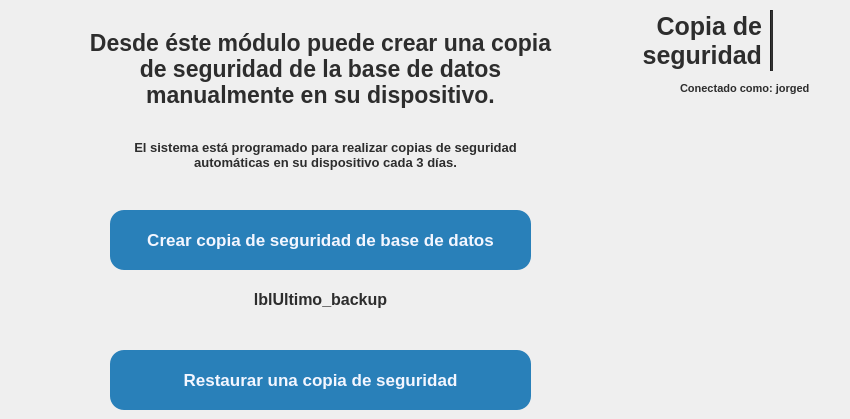
     <widget class="QWidget" name="copia_seguridad">
      <property name="maximumSize">
       <size>
        <width>16777215</width>
        <height>540</height>
       </size>
      </property>
      <widget class="Line" name="line_7">
       <property name="geometry">
        <rect>
         <x>770</x>
         <y>10</y>
         <width>3</width>
         <height>61</height>
        </rect>
       </property>
       <property name="minimumSize">
        <size>
         <width>3</width>
         <height>61</height>
        </size>
       </property>
       <property name="maximumSize">
        <size>
         <width>3</width>
         <height>61</height>
        </size>
       </property>
       <property name="styleSheet">
        <string notr="true">background-color: #2d2d2d;</string>
       </property>
       <property name="orientation">
        <enum>Qt::Orientation::Vertical</enum>
       </property>
      </widget>
      <widget class="QLabel" name="lblTitulo_backup">
       <property name="geometry">
        <rect>
         <x>631</x>
         <y>0</y>
         <width>131</width>
         <height>81</height>
        </rect>
       </property>
       <property name="font">
        <font>
         <family>Segoe UI</family>
         <pointsize>19</pointsize>
         <bold>true</bold>
        </font>
       </property>
       <property name="styleSheet">
        <string notr="true">color: #2d2d2d;
background-color: transparent;</string>
       </property>
       <property name="frameShape">
        <enum>QFrame::Shape::NoFrame</enum>
       </property>
       <property name="frameShadow">
        <enum>QFrame::Shadow::Plain</enum>
       </property>
       <property name="text">
        <string>Copia de seguridad</string>
       </property>
       <property name="scaledContents">
        <bool>false</bool>
       </property>
       <property name="alignment">
        <set>Qt::AlignmentFlag::AlignRight|Qt::AlignmentFlag::AlignTrailing|Qt::AlignmentFlag::AlignVCenter</set>
       </property>
       <property name="wordWrap">
        <bool>true</bool>
       </property>
       <property name="indent">
        <number>0</number>
       </property>
      </widget>
      <widget class="QLabel" name="lblLogo_backup">
       <property name="geometry">
        <rect>
         <x>780</x>
         <y>10</y>
         <width>51</width>
         <height>61</height>
        </rect>
       </property>
       <property name="minimumSize">
        <size>
         <width>50</width>
         <height>50</height>
        </size>
       </property>
       <property name="maximumSize">
        <size>
         <width>130</width>
         <height>70</height>
        </size>
       </property>
       <property name="text">
        <string/>
       </property>
       <property name="pixmap">
        <pixmap resource="../icons/resources_ui.qrc">:/logos/logo_escuela_sinFondo.png</pixmap>
       </property>
       <property name="scaledContents">
        <bool>true</bool>
       </property>
      </widget>
      <widget class="QLabel" name="lblTitulo_logo_emple_7">
       <property name="geometry">
        <rect>
         <x>80</x>
         <y>30</y>
         <width>481</width>
         <height>101</height>
        </rect>
       </property>
       <property name="font">
        <font>
         <family>Segoe UI</family>
         <pointsize>17</pointsize>
         <bold>true</bold>
        </font>
       </property>
       <property name="styleSheet">
        <string notr="true">color: #2d2d2d</string>
       </property>
       <property name="frameShape">
        <enum>QFrame::Shape::NoFrame</enum>
       </property>
       <property name="frameShadow">
        <enum>QFrame::Shadow::Plain</enum>
       </property>
       <property name="text">
        <string>Desde éste módulo puede crear una copia de seguridad de la base de datos manualmente en su dispositivo.</string>
       </property>
       <property name="scaledContents">
        <bool>false</bool>
       </property>
       <property name="alignment">
        <set>Qt::AlignmentFlag::AlignHCenter|Qt::AlignmentFlag::AlignTop</set>
       </property>
       <property name="wordWrap">
        <bool>true</bool>
       </property>
       <property name="indent">
        <number>0</number>
       </property>
      </widget>
      <widget class="QLabel" name="lblTitulo_logo_emple_8">
       <property name="geometry">
        <rect>
         <x>130</x>
         <y>140</y>
         <width>391</width>
         <height>51</height>
        </rect>
       </property>
       <property name="font">
        <font>
         <family>Segoe UI</family>
         <pointsize>10</pointsize>
         <bold>true</bold>
        </font>
       </property>
       <property name="styleSheet">
        <string notr="true">color: #2d2d2d</string>
       </property>
       <property name="frameShape">
        <enum>QFrame::Shape::NoFrame</enum>
       </property>
       <property name="frameShadow">
        <enum>QFrame::Shadow::Plain</enum>
       </property>
       <property name="text">
        <string>El sistema está programado para realizar copias de seguridad automáticas en su dispositivo cada 3 días.</string>
       </property>
       <property name="scaledContents">
        <bool>false</bool>
       </property>
       <property name="alignment">
        <set>Qt::AlignmentFlag::AlignHCenter|Qt::AlignmentFlag::AlignTop</set>
       </property>
       <property name="wordWrap">
        <bool>true</bool>
       </property>
       <property name="indent">
        <number>0</number>
       </property>
      </widget>
      <widget class="QPushButton" name="btnBackup_manual">
       <property name="geometry">
        <rect>
         <x>110</x>
         <y>210</y>
         <width>421</width>
         <height>60</height>
        </rect>
       </property>
       <property name="sizePolicy">
        <sizepolicy hsizetype="Minimum" vsizetype="Fixed">
         <horstretch>0</horstretch>
         <verstretch>0</verstretch>
        </sizepolicy>
       </property>
       <property name="minimumSize">
        <size>
         <width>120</width>
         <height>40</height>
        </size>
       </property>
       <property name="maximumSize">
        <size>
         <width>500</width>
         <height>60</height>
        </size>
       </property>
       <property name="font">
        <font>
         <family>Segoe UI</family>
         <pointsize>13</pointsize>
         <bold>true</bold>
        </font>
       </property>
       <property name="cursor">
        <cursorShape>PointingHandCursor</cursorShape>
       </property>
       <property name="layoutDirection">
        <enum>Qt::LayoutDirection::LeftToRight</enum>
       </property>
       <property name="styleSheet">
        <string notr="true">QPushButton {
   background-color: #2980b9;
    color: #F3F6FF;
    border: none;
    padding: 8px 6px;
    border-radius: 14px;
}
QPushButton:hover {
	background-color: #0D47A1;
}</string>
       </property>
       <property name="text">
        <string>Crear copia de seguridad de base de datos</string>
       </property>
       <property name="icon">
        <iconset resource="../icons/resources_ui.qrc">
         <normaloff>:/icons/copia_seguridad_w.png</normaloff>:/icons/copia_seguridad_w.png</iconset>
       </property>
       <property name="iconSize">
        <size>
         <width>30</width>
         <height>30</height>
        </size>
       </property>
      </widget>
      <widget class="QLabel" name="lblUltimo_backup">
       <property name="geometry">
        <rect>
         <x>60</x>
         <y>290</y>
         <width>521</width>
         <height>41</height>
        </rect>
       </property>
       <property name="font">
        <font>
         <family>Segoe UI</family>
         <pointsize>12</pointsize>
         <bold>true</bold>
        </font>
       </property>
       <property name="styleSheet">
        <string notr="true">color: #2d2d2d</string>
       </property>
       <property name="frameShape">
        <enum>QFrame::Shape::NoFrame</enum>
       </property>
       <property name="frameShadow">
        <enum>QFrame::Shadow::Plain</enum>
       </property>
       <property name="text">
        <string>lblUltimo_backup</string>
       </property>
       <property name="scaledContents">
        <bool>false</bool>
       </property>
       <property name="alignment">
        <set>Qt::AlignmentFlag::AlignHCenter|Qt::AlignmentFlag::AlignTop</set>
       </property>
       <property name="wordWrap">
        <bool>true</bool>
       </property>
       <property name="indent">
        <number>0</number>
       </property>
      </widget>
      <widget class="QLabel" name="lblIcon_conectado_como_5">
       <property name="geometry">
        <rect>
         <x>660</x>
         <y>80</y>
         <width>16</width>
         <height>16</height>
        </rect>
       </property>
       <property name="font">
        <font>
         <family>Segoe UI</family>
         <pointsize>8</pointsize>
         <bold>true</bold>
        </font>
       </property>
       <property name="styleSheet">
        <string notr="true">color: #2d2d2d</string>
       </property>
       <property name="text">
        <string/>
       </property>
       <property name="pixmap">
        <pixmap resource="../icons/resources_ui.qrc">:/icons/usuario-activo.png</pixmap>
       </property>
       <property name="scaledContents">
        <bool>true</bool>
       </property>
       <property name="alignment">
        <set>Qt::AlignmentFlag::AlignLeading|Qt::AlignmentFlag::AlignLeft|Qt::AlignmentFlag::AlignVCenter</set>
       </property>
      </widget>
      <widget class="QLabel" name="lblConectado_como_5">
       <property name="geometry">
        <rect>
         <x>680</x>
         <y>80</y>
         <width>161</width>
         <height>16</height>
        </rect>
       </property>
       <property name="font">
        <font>
         <family>Segoe UI</family>
         <pointsize>8</pointsize>
         <bold>true</bold>
        </font>
       </property>
       <property name="styleSheet">
        <string notr="true">color: #2d2d2d</string>
       </property>
       <property name="text">
        <string>Conectado como: jorged</string>
       </property>
       <property name="alignment">
        <set>Qt::AlignmentFlag::AlignLeading|Qt::AlignmentFlag::AlignLeft|Qt::AlignmentFlag::AlignVCenter</set>
       </property>
      </widget>
      <widget class="QPushButton" name="btnRestablecer_backup">
       <property name="geometry">
        <rect>
         <x>110</x>
         <y>350</y>
         <width>421</width>
         <height>60</height>
        </rect>
       </property>
       <property name="sizePolicy">
        <sizepolicy hsizetype="Minimum" vsizetype="Fixed">
         <horstretch>0</horstretch>
         <verstretch>0</verstretch>
        </sizepolicy>
       </property>
       <property name="minimumSize">
        <size>
         <width>120</width>
         <height>40</height>
        </size>
       </property>
       <property name="maximumSize">
        <size>
         <width>500</width>
         <height>60</height>
        </size>
       </property>
       <property name="font">
        <font>
         <family>Segoe UI</family>
         <pointsize>13</pointsize>
         <bold>true</bold>
        </font>
       </property>
       <property name="cursor">
        <cursorShape>PointingHandCursor</cursorShape>
       </property>
       <property name="layoutDirection">
        <enum>Qt::LayoutDirection::LeftToRight</enum>
       </property>
       <property name="styleSheet">
        <string notr="true">QPushButton {
   background-color: #2980b9;
    color: #F3F6FF;
    border: none;
    padding: 8px 6px;
    border-radius: 14px;
}
QPushButton:hover {
	background-color: #0D47A1;
}</string>
       </property>
       <property name="text">
        <string>Restaurar una copia de seguridad</string>
       </property>
       <property name="icon">
        <iconset resource="../icons/resources_ui.qrc">
         <normaloff>:/icons/restablecer_backup.png</normaloff>:/icons/restablecer_backup.png</iconset>
       </property>
       <property name="iconSize">
        <size>
         <width>30</width>
         <height>30</height>
        </size>
       </property>
      </widget>
     </widget>
